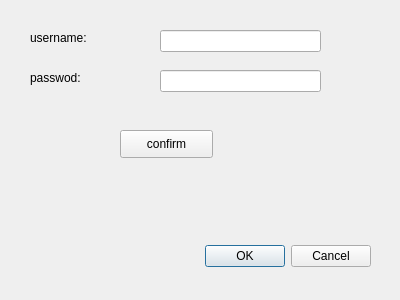
<?xml version="1.0" encoding="UTF-8"?>
<ui version="4.0">
 <class>registration</class>
 <widget class="QDialog" name="registration">
  <property name="geometry">
   <rect>
    <x>0</x>
    <y>0</y>
    <width>400</width>
    <height>300</height>
   </rect>
  </property>
  <property name="windowTitle">
   <string>Dialog</string>
  </property>
  <widget class="QDialogButtonBox" name="buttonBox">
   <property name="geometry">
    <rect>
     <x>30</x>
     <y>240</y>
     <width>341</width>
     <height>32</height>
    </rect>
   </property>
   <property name="orientation">
    <enum>Qt::Horizontal</enum>
   </property>
   <property name="standardButtons">
    <set>QDialogButtonBox::Cancel|QDialogButtonBox::Ok</set>
   </property>
  </widget>
  <widget class="QLineEdit" name="lineEditUsername">
   <property name="geometry">
    <rect>
     <x>160</x>
     <y>30</y>
     <width>161</width>
     <height>22</height>
    </rect>
   </property>
  </widget>
  <widget class="QLineEdit" name="lineEditPassword">
   <property name="geometry">
    <rect>
     <x>160</x>
     <y>70</y>
     <width>161</width>
     <height>22</height>
    </rect>
   </property>
  </widget>
  <widget class="QLabel" name="label">
   <property name="geometry">
    <rect>
     <x>30</x>
     <y>30</y>
     <width>61</width>
     <height>16</height>
    </rect>
   </property>
   <property name="text">
    <string>username:</string>
   </property>
  </widget>
  <widget class="QLabel" name="label_2">
   <property name="geometry">
    <rect>
     <x>30</x>
     <y>70</y>
     <width>55</width>
     <height>16</height>
    </rect>
   </property>
   <property name="text">
    <string>passwod:</string>
   </property>
  </widget>
  <widget class="QPushButton" name="pushButton">
   <property name="geometry">
    <rect>
     <x>120</x>
     <y>130</y>
     <width>93</width>
     <height>28</height>
    </rect>
   </property>
   <property name="text">
    <string>confirm</string>
   </property>
  </widget>
 </widget>
 <resources/>
 <connections>
  <connection>
   <sender>buttonBox</sender>
   <signal>accepted()</signal>
   <receiver>registration</receiver>
   <slot>accept()</slot>
   <hints>
    <hint type="sourcelabel">
     <x>248</x>
     <y>254</y>
    </hint>
    <hint type="destinationlabel">
     <x>157</x>
     <y>274</y>
    </hint>
   </hints>
  </connection>
  <connection>
   <sender>buttonBox</sender>
   <signal>rejected()</signal>
   <receiver>registration</receiver>
   <slot>reject()</slot>
   <hints>
    <hint type="sourcelabel">
     <x>316</x>
     <y>260</y>
    </hint>
    <hint type="destinationlabel">
     <x>286</x>
     <y>274</y>
    </hint>
   </hints>
  </connection>
 </connections>
</ui>
